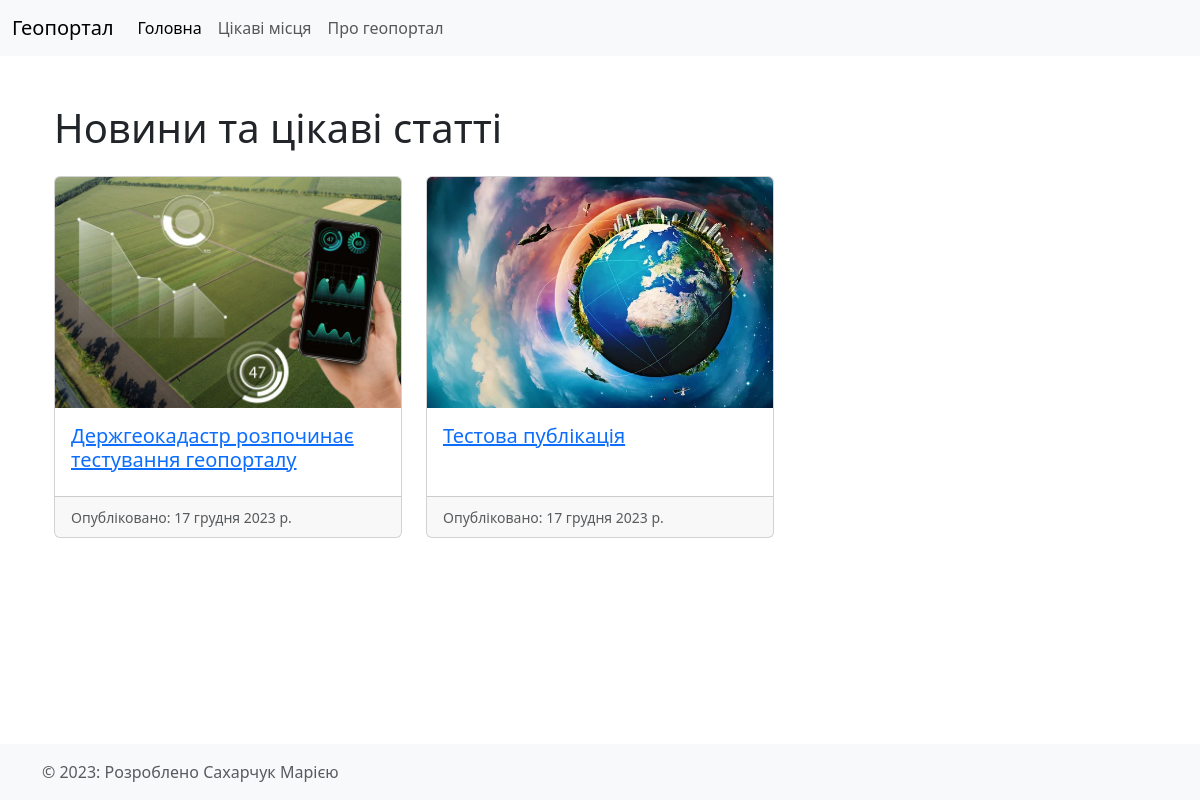
The page / on the database its author committed.
### geoportal/models.py (models this page shows, shortened)
class Article(models.Model):
    title = models.CharField("Заголовок", max_length=200)
    text = models.TextField("Текст")
    image = models.ImageField("Зображення", upload_to='articles/', blank=True, null=True)
    created_date = models.DateTimeField("Дата створення", default=timezone.now)
    modified_date = models.DateTimeField("Дата редагування", auto_now=True)
    class Meta:
        verbose_name = "публікація"
        verbose_name_plural = "публікації"

### geoportal/views.py (the view)
# urls.py: path("", ArticleListView.as_view(), name="index"),
class ArticleListView(ListView):
    model = Article
    template_name = 'geoportal/articles_list.html'
    ordering = ['-created_date']

### geoportal/templates/geoportal/articles_list.html (shortened to what this page needs)
{% extends 'geoportal/base.html' %}
{% block content %}
<div class="container my-4">
    <h1 class="mb-4">Новини та цікаві статті</h1>
    <div class="row">
        {% for article in object_list %}
        <div class="col-md-4 mb-3">
            <div class="card h-100">
                {% if article.image %}
                <img src="{{ article.image.url }}" class="card-img-top" alt="{{ article.title }}">
                {% endif %}
                <div class="card-body">
                    <h5 class="card-title"><a href="{% url 'article_detail' article.id %}" class="stretched-link">{{ article.title }}</a></h5>
                </div>
                <div class="card-footer">
                    <small class="text-muted">Опубліковано: {{ article.created_date|date:"DATE_FORMAT" }}</small>
                </div>
            </div>
        </div>
        {% endfor %}
    </div>
</div>
{% endblock %}

### geoportal/templates/geoportal/base.html (shortened to what this page needs)
<!doctype html>
<html lang="en">
  <head>
    <link href="https://cdn.jsdelivr.net/npm/bootstrap@5.3.2/dist/css/bootstrap.min.css" rel="stylesheet">
    <nav class="navbar navbar-expand-lg bg-body-tertiary" style="background-color: #e3f2fd;">
        <div class="container-fluid">
            <a class="navbar-brand" href="#">Геопортал</a>
            <div class="collapse navbar-collapse" id="navbarNavAltMarkup">
              <div class="navbar-nav">
                <a class="nav-link active" aria-current="page" href="{% url 'index' %}">Головна</a>
                <a class="nav-link" href="{% url 'monuments_list' %}">Цікаві місця</a>
                <a class="nav-link" href="{% url 'about' %}">Про геопортал</a>
              </div>
            </div>
          </div>
      </nav>
  </head>
  <body class="d-flex flex-column min-vh-100">
    <div class="container flex-grow-1 mt-4">
        {% block content %}{% endblock %}
      </div>
    <footer class="footer mt-auto py-3 bg-light">
    <div class="container">
        <span class="text-center text-muted">© 2023: Розроблено Сахарчук Марією</span>
    </div>
    </footer>
  </body>
</html>

### rows shown on the page
Article: image (picture), title "Держгеокадастр розпочинає тестування геопорталу", created_date "17 грудня 2023 р."
Article: image (picture), title "Тестова публікація", created_date "17 грудня 2023 р."
